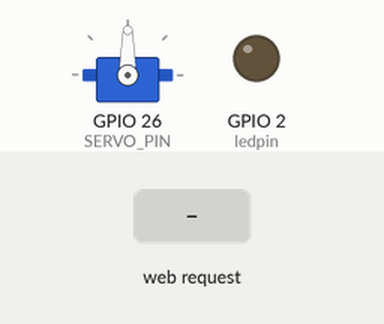
Recording of a sketch running on a simulated ESP32. On the bench: servo, output pins drawn as LEDs (lit = HIGH). Inputs (shaded band) come from the test bench. WiFi joins after 1.5 s; servers stay silent unless stated; what the sketch prints to the serial monitor is not drawn.

Above: at 2.7 s.
2.8 s: HTTP request GET /H received
4.4 s: HTTP request GET /L received
At 5.6 s:
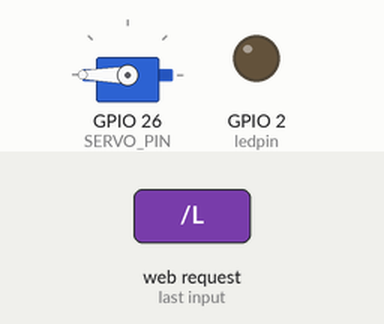
5.9 s: HTTP request GET /H received
At 7.0 s:
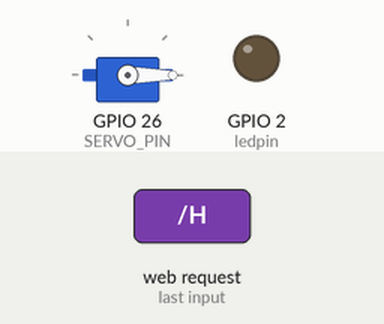
Timing chart, 0 to 8.9 s (numbered marks = the images above; inputs shaded):
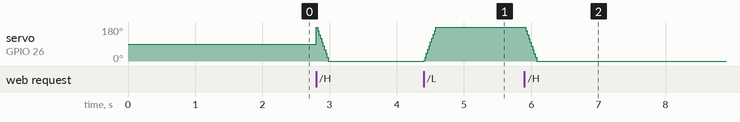

Measured:
- after the input at 4.4 s, servo on GPIO 26 (SERVO_PIN): moves from 0° to 180° over 0.18 s, starting at once
- after the input at 5.9 s, servo on GPIO 26 (SERVO_PIN): moves from 180° to 0° over 0.18 s, starting at once

The sketch:

servomotor.ino
```cpp
#include <WiFi.h>
#include <ESP32Servo.h>

const char* ssid     = "910";
const char* password = "Bl3ss3d@20";

WiFiServer server(80);
int ledpin = 2;
Servo servoMotor;

#define SERVO_PIN 26 // ESP32 pin GPIO26 connected to servo motor

void setup() {
    Serial.begin(115200);
    pinMode(ledpin, OUTPUT); // set the LED pin mode
    delay(10);

    servoMotor.attach(SERVO_PIN); // attach the servo on ESP32 pin

    // We start by connecting to a WiFi network
    Serial.println();
    Serial.println();
    Serial.print("Connecting to ");
    Serial.println(ssid);

    WiFi.begin(ssid, password);

    while (WiFi.status() != WL_CONNECTED) {
        delay(500);
        Serial.print(".");
    }

    Serial.println("");
    Serial.println("WiFi connected.");
    Serial.print("IP address: ");
    Serial.println(WiFi.localIP());

    server.begin();
}

void loop() {
    WiFiClient client = server.available(); // listen for incoming clients

    if (client) { // if you get a client,
        Serial.println("New Client."); // print a message out the serial port
        String currentLine = ""; // make a String to hold incoming data from the client
        bool currentLineIsBlank = true; // flag to detect empty lines

        while (client.connected()) { // loop while the client's connected
            if (client.available()) { // if there's bytes to read from the client,
                char c = client.read(); // read a byte, then
                Serial.write(c); // print it out the serial monitor

                if (c == '\n' && currentLineIsBlank) {
                    // HTTP headers always start with a response code (e.g. HTTP/1.1 200 OK)
                    // and a content-type so the client knows what's coming, then a blank line:
                    client.println("HTTP/1.1 200 OK");
                    client.println("Content-type:text/html");
                    client.println();

                    // the content of the HTTP response follows the header:
                    client.print("Click <a href=\"/H\">here</a> to turn the servo to 0 degrees.<br>");
                    client.print("Click <a href=\"/L\">here</a> to turn the servo to 90 degrees.<br>");

                    // The HTTP response ends with another blank line:
                    client.println();
                    break;
                } else if (c == '\n') { // if you got a newline, then clear currentLine
                    currentLineIsBlank = true;
                    currentLine = "";
                } else if (c != '\r') { // if you got anything else but a carriage return character,
                    currentLine += c; // add it to the end of the currentLine
                    currentLineIsBlank = false;
                }

                // Check to see if the client request was "GET /H" or "GET /L":
                if (currentLine.endsWith("GET /H")) {
                      for (int pos = 180; pos >= 0; pos--)
                      {
                        servoMotor.write(pos);
                        delay(1); // waits 15ms to reach the position
                      }

                }
                if (currentLine.endsWith("GET /L")) {
                        for (int pos = 0; pos <= 180; pos++)
                        {
                          servoMotor.write(pos);
                          delay(1); // waits 15ms to reach the position
                        }
                }

                // Handle favicon.ico request
                if (currentLine.endsWith("GET /favicon.ico")) {
                    client.println("HTTP/1.1 204 No Content");
                    client.println("Connection: close");
                    client.println();
                    break;
                }
            }
        }
        // close the connection:
        client.stop();
        Serial.println("Client Disconnected.");
    }
}
```
